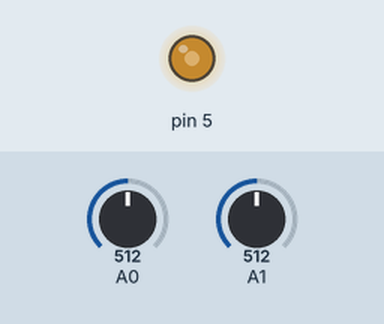
Simulated run of this sketch. Board: Arduino Uno, built with avr-gcc and run on an emulated ATmega328P. On the bench: output pins drawn as LEDs (lit = HIGH). Inputs (shaded band) come from the test bench; at power-on: A0 = 512, A1 = 512.

Above: at 1.2 s.
1.3 s: A0 set to 716
4.3 s: A1 set to 716
At 5.2 s:
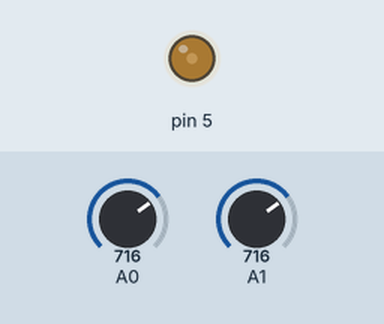
5.8 s: A0 set to 900
At 15.28 s:
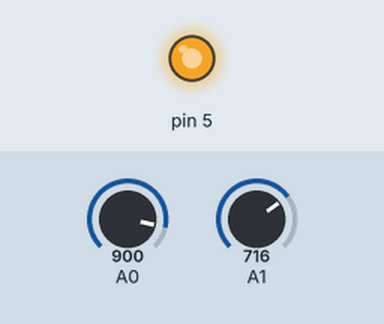
Timing chart, 0 to 15.2 s (numbered marks = the images above; inputs shaded):
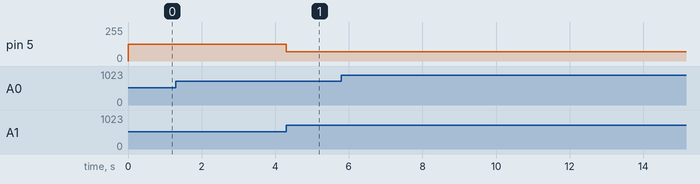

Measured:
- after the input at 1.3 s, pin 5: 127/255 → 69/255 after 3.0 s
- after the input at 4.3 s, pin 5: stays 69/255 (without the input it goes to 22/255 after 1.5 s)

The sketch:

FP_Code.ino
```cpp
double Kp = 36.4;
double DutyCycle = 127;

void setup() {
 // put your setup code here, to run once:
 Serial.begin(9600);
 TCCR0B = TCCR0B & B11111000 | B00000010;

 pinMode(A0, INPUT);
pinMode(A1, INPUT);
pinMode(5, OUTPUT);

}


void loop() {
 // put your main code here, to run repeatedly:

 double ReferenceVoltage = double(analogRead(A0)) * 5 / 1024;
 double OutVoltage = double(analogRead(A1)) * 5 / 1024;


 double Error = OutVoltage - ReferenceVoltage;
 double proportionalError = Kp * Error;

 DutyCycle = DutyCycle - proportionalError;

constrain(DutyCycle, 0, 255);

 analogWrite(5, int(DutyCycle));

 delay(10);

}
```
